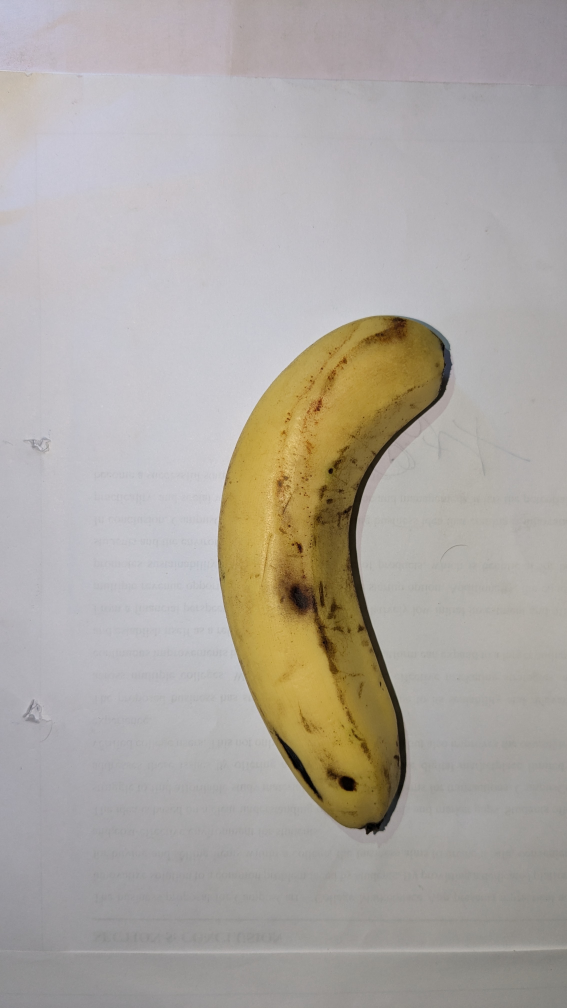
#> input picture captures/top/topView.jpeg, 2268 x 4032 px, found by its file name (shown at 1/4 size)
$ python topViewC.py
#> lines starting #> are read from the running program, lines starting #| are printed output that depends on the picture; after the words box and inside, x2 and y2 are one past the last pixel; in counts of white or black regions, pixels touching at a corner belong together
import cv2
import numpy as np

# ============================================================
# CONFIGURATION
# ============================================================

IMAGE_PATH = r"D:\Projects\banana_grading_system\media\banana_images\topView.jpeg"

# HSV Range for Yellow Banana
LOWER_YELLOW = np.array([15, 40, 70])
UPPER_YELLOW = np.array([45, 255, 255])

MIN_CONTOUR_AREA = 10000

MAX_DISPLAY_WIDTH = 1200
MAX_DISPLAY_HEIGHT = 800

# ============================================================

image = cv2.imread(IMAGE_PATH)
#> image is the input picture: shape (4032, 2268, 3); mean B, G, R 162, 168.2, 173.5

if image is None:
    raise Exception("Unable to load image.")

original = image.copy()

height, width = image.shape[:2]
#> height = 4032; width = 2268

print(f"\nImage Size : {width} x {height}")
#| Image Size : 2268 x 4032

# ============================================================
# Convert to HSV
# ============================================================

hsv = cv2.cvtColor(image, cv2.COLOR_BGR2HSV)
#> hsv: shape (4032, 2268, 3); mean H, S, V 86.8, 26.6, 175.4

mask = cv2.inRange(hsv, LOWER_YELLOW, UPPER_YELLOW)
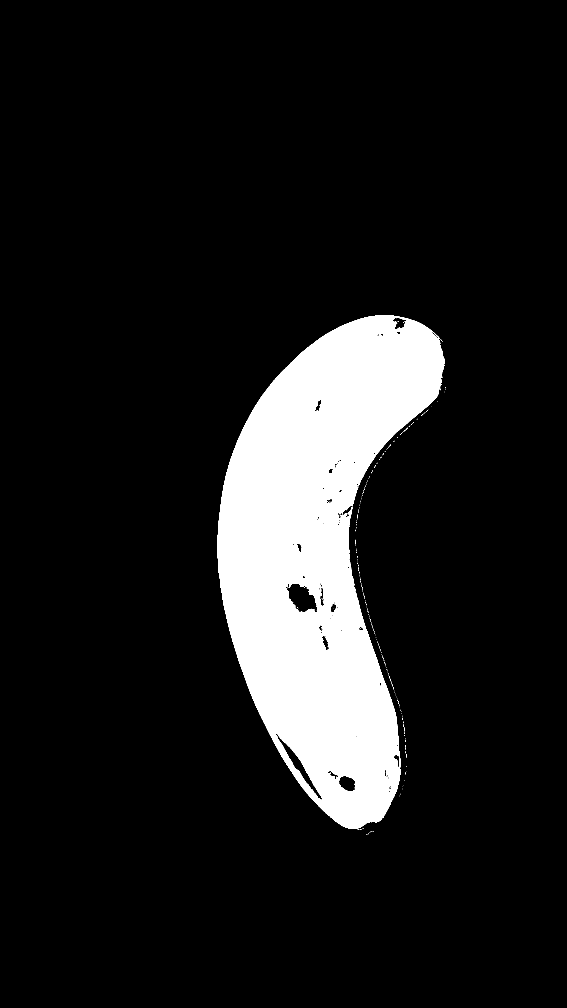
#> mask: shape (4032, 2268) (shown at 1/4 size); 11.3% white; 332 white regions (328 under 20 px), largest, box (x1, y1, x2, y2) and area: (870, 1261, 1778, 3318) 1033960, (1739, 1334, 1754, 1349) 27, (1615, 1710, 1632, 1726) 26, (1430, 1940, 1436, 1946) 20

# ============================================================
# Morphological Cleaning
# ============================================================

kernel = cv2.getStructuringElement(
    cv2.MORPH_ELLIPSE,
    (9, 9)
)

mask = cv2.morphologyEx(mask, cv2.MORPH_CLOSE, kernel, iterations=2)
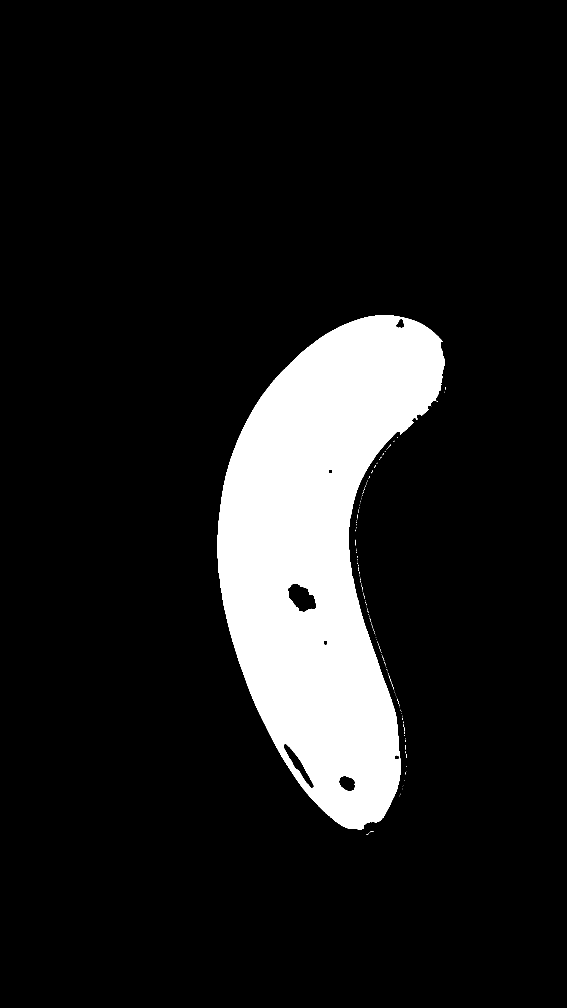
#> mask: shape (4032, 2268) (shown at 1/4 size); 11.5% white; 227 white regions (225 under 20 px), largest, box (x1, y1, x2, y2) and area: (870, 1261, 1778, 3318) 1050385, (1423, 2159, 1424, 2182) 23
mask = cv2.morphologyEx(mask, cv2.MORPH_OPEN, kernel, iterations=1)
#> mask: shape (4032, 2268); 11.5% white; 1 white region

# ============================================================
# Find Contours
# ============================================================

contours, _ = cv2.findContours(
    mask,
    cv2.RETR_EXTERNAL,
    cv2.CHAIN_APPROX_SIMPLE
)
#> contours = 1 contour; box (x1, y1, x2, y2) and area: (870, 1261, 1778, 3318) 1064782

valid_contours = []

for c in contours:

    area = cv2.contourArea(c)

    if area > MIN_CONTOUR_AREA:
        valid_contours.append(c)
#> this loop made 1 pass
#> area on pass 1: 1064782.5
#> after the loop, valid_contours has the same summary as contours

print(f"Contours Found : {len(contours)}")
#| Contours Found : 1
print(f"Valid Contours : {len(valid_contours)}")
#| Valid Contours : 1

if len(valid_contours) == 0:
    raise Exception("No Banana Detected")

banana = max(valid_contours, key=cv2.contourArea)
#> banana = contour of 2687 points, box (x1, y1, x2, y2) (870, 1261, 1778, 3318), area 1064782

# ============================================================
# Measurements
# ============================================================
from skimage.morphology import skeletonize
from scipy.ndimage import distance_transform_edt

# Create binary image from contour
binary = np.zeros(mask.shape, dtype=np.uint8)

cv2.drawContours(binary, [banana], -1, 255, -1)
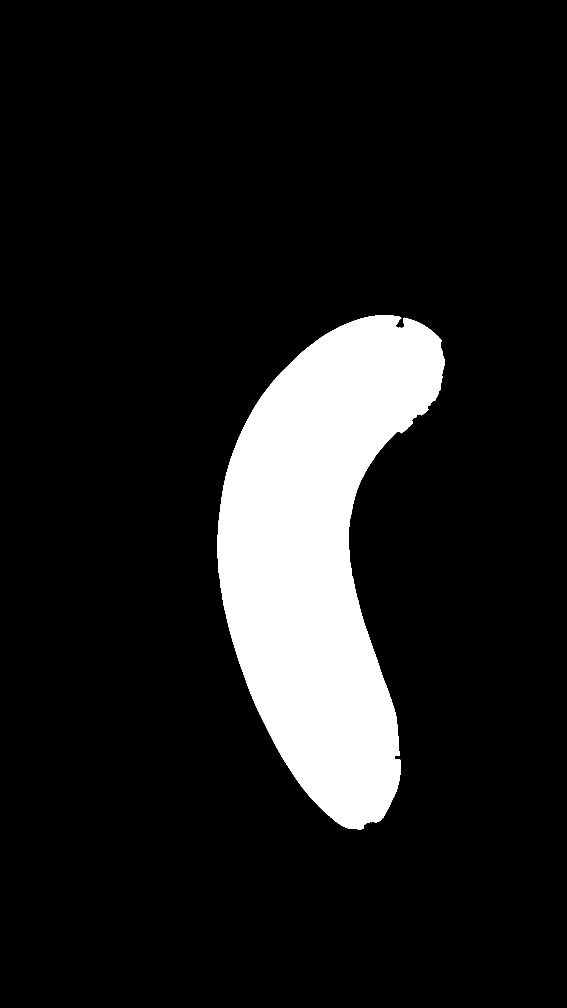
#> binary: shape (4032, 2268) (shown at 1/4 size); 11.7% white; 1 white region, box (x1, y1, x2, y2) and area: (870, 1261, 1778, 3318) 1067203

# Skeleton
skeleton = skeletonize(binary > 0)
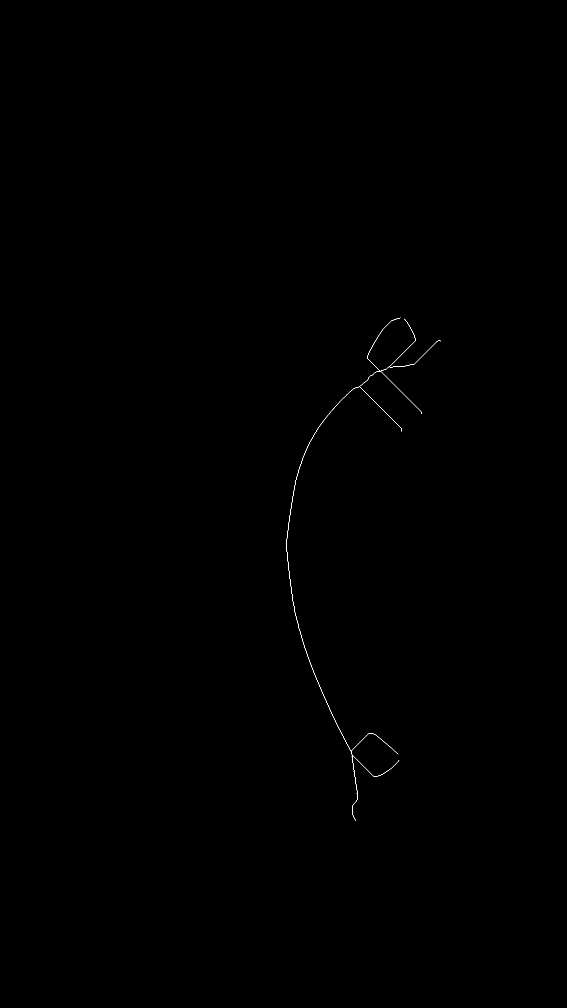
#> skeleton: shape (4032, 2268) bool (shown at 1/4 size); 0.04% white in thin lines or dots, all inside (x1, y1, x2, y2) = (1145, 1271, 1764, 3283)

# -------------------------------
# Curved Length
# -------------------------------

points = np.column_stack(np.where(skeleton))
#> points = 3260 pairs, first value 1271 to 3282, second value 1145 to 1763

length_px = 0

for i in range(len(points)-1):

    p1 = points[i]
    p2 = points[i+1]

    length_px += np.linalg.norm(p1-p2)
#> this loop made 3259 passes
#> (p1, p2, length_px) on passes 1 to 3: ([1271, 1600], [1271, 1601], 1), ([1271, 1601], [1272, 1591], 11.05), ([1272, 1591], [1272, 1592], 12.05)
#> after the loop, length_px = 223444.5

# -------------------------------
# Width using Distance Transform
# -------------------------------

distance = distance_transform_edt(binary)
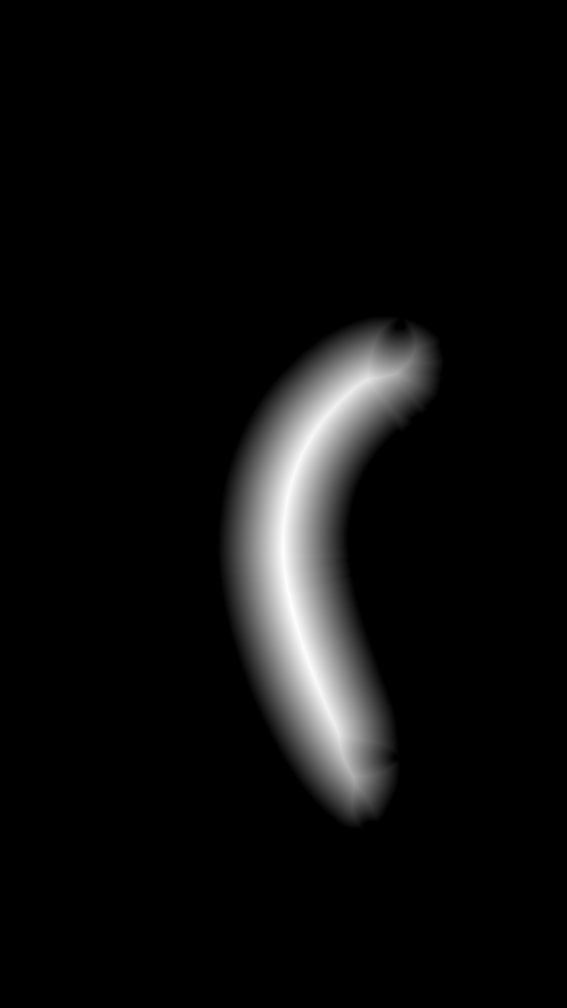
#> distance: shape (4032, 2268) float64 (shown at 1/4 size); min 0, max 263.5, mean 13.7; drawn with min black and max white

width_px = distance.max() * 2
#> width_px = 526.9

# ============================================================
# Centroid
# ============================================================

M = cv2.moments(banana)
#> M = moments, m00 1064782.5, centre m10/m00, m01/m00 = (1280, 2225.3)

if M["m00"] != 0:
    cx = int(M["m10"] / M["m00"])
#> cx = 1280
    cy = int(M["m01"] / M["m00"])
#> cy = 2225
else:
    cx, cy = 0, 0

# ============================================================
# Draw Results
# ============================================================

cv2.drawContours(original, [banana], -1, (0, 255, 0), 4)

# cv2.drawContours(original, [box], 0, (255, 0, 0), 3)

cv2.circle(original, (cx, cy), 6, (0, 0, 255), -1)

# Bounding Rectangle

x, y, w_box, h_box = cv2.boundingRect(banana)
#> x = 870; y = 1261; w_box = 908; h_box = 2057

cv2.rectangle(
    original,
    (x, y),
    (x + w_box, y + h_box),
    (255, 255, 0),
    2
)

# ============================================================
# Put Text
# ============================================================

cv2.putText(
    original,
    f"Length : {length_px:.2f}px",
    (20, 40),
    cv2.FONT_HERSHEY_SIMPLEX,
    0.9,
    (0, 0, 255),
    2
)

cv2.putText(
    original,
    f"Width : {width_px:.2f}px",
    (20, 80),
    cv2.FONT_HERSHEY_SIMPLEX,
    0.9,
    (0, 0, 255),
    2
)

cv2.putText(
    original,
    f"Area : {area:.0f}px^2",
    (20, 120),
    cv2.FONT_HERSHEY_SIMPLEX,
    0.9,
    (0, 0, 255),
    2
)

# ============================================================
# Console Output
# ============================================================

print("\n==============================")
print("BANANA DETECTED")
print("==============================")

print(f"Length      : {length_px:.2f} px")
#| Length      : 223444.53 px
print(f"Width       : {width_px:.2f} px")
#| Width       : 526.93 px
print(f"Area        : {area:.2f} px²")
#| Area        : 1064782.50 px²
# print(f"Perimeter   : {perimeter:.2f} px")

print("==============================\n")

# ============================================================
# Resize for Display
# ============================================================

scale = min(
    MAX_DISPLAY_WIDTH / width,
    MAX_DISPLAY_HEIGHT / height
)
#> scale = 0.198

display = cv2.resize(
    original,
    None,
    fx=scale,
    fy=scale
)
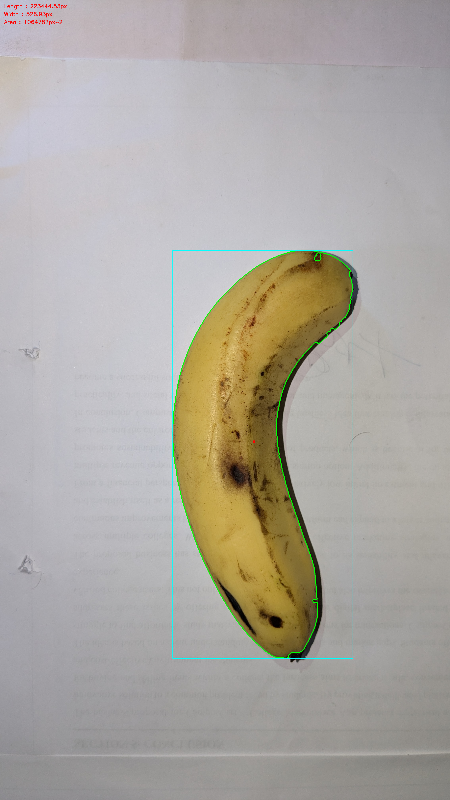
#> display: shape (800, 450, 3); mean B, G, R 161.8, 168.6, 172.8

display_mask = cv2.resize(
    mask,
    None,
    fx=scale,
    fy=scale
)
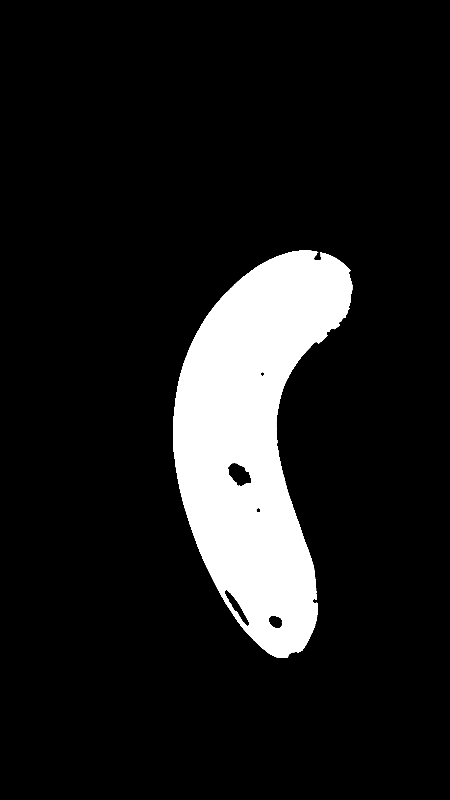
#> display_mask: shape (800, 450); min 0, max 255, mean 29.3

# ============================================================
# Save Result
# ============================================================

cv2.imwrite("result_detection.jpg", original)

# ============================================================
# Show
# ============================================================

cv2.imshow("HSV Mask", display_mask)
cv2.imshow("Banana Detection", display)

cv2.waitKey(0)
cv2.destroyAllWindows()


print(f"Curved Length : {length_px:.2f} px")
#| Curved Length : 223444.53 px
print(f"Maximum Width : {width_px:.2f} px")
#| Maximum Width : 526.93 px


MM_PER_PIXEL = 185 / length_px
#> MM_PER_PIXEL = 0.000828

length_mm = length_px * MM_PER_PIXEL
#> length_mm = 185

width_mm = width_px * MM_PER_PIXEL
#> width_mm = 0.436

area_mm2 = area * (MM_PER_PIXEL ** 2)
#> area_mm2 = 0.73
skeleton_img = np.zeros_like(binary)

skeleton_img[skeleton] = 255

cv2.imshow("Skeleton", skeleton_img)
